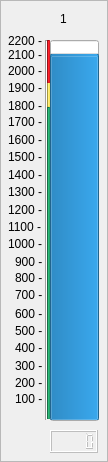
             <widget class="QFrame" name="frame_32">
              <property name="frameShape">
               <enum>QFrame::StyledPanel</enum>
              </property>
              <property name="frameShadow">
               <enum>QFrame::Raised</enum>
              </property>
              <widget class="QLCDNumber" name="lcdNumber_speed_bar">
               <property name="enabled">
                <bool>false</bool>
               </property>
               <property name="geometry">
                <rect>
                 <x>50</x>
                 <y>430</y>
                 <width>48</width>
                 <height>23</height>
                </rect>
               </property>
               <property name="sizePolicy">
                <sizepolicy hsizetype="Fixed" vsizetype="Minimum">
                 <horstretch>0</horstretch>
                 <verstretch>0</verstretch>
                </sizepolicy>
               </property>
               <property name="maximumSize">
                <size>
                 <width>48</width>
                 <height>16777215</height>
                </size>
               </property>
               <property name="layoutDirection">
                <enum>Qt::LeftToRight</enum>
               </property>
              </widget>
              <widget class="Line" name="line_27">
               <property name="geometry">
                <rect>
                 <x>47</x>
                 <y>107</y>
                 <width>3</width>
                 <height>312</height>
                </rect>
               </property>
               <property name="minimumSize">
                <size>
                 <width>0</width>
                 <height>0</height>
                </size>
               </property>
               <property name="maximumSize">
                <size>
                 <width>5</width>
                 <height>16777215</height>
                </size>
               </property>
               <property name="styleSheet">
                <string notr="true">background-color: rgb(38, 162, 105);</string>
               </property>
               <property name="orientation">
                <enum>Qt::Vertical</enum>
               </property>
              </widget>
              <widget class="QProgressBar" name="speed_bar">
               <property name="geometry">
                <rect>
                 <x>50</x>
                 <y>40</y>
                 <width>49</width>
                 <height>381</height>
                </rect>
               </property>
               <property name="styleSheet">
                <string notr="true"/>
               </property>
               <property name="maximum">
                <number>2200</number>
               </property>
               <property name="value">
                <number>2100</number>
               </property>
               <property name="textVisible">
                <bool>false</bool>
               </property>
               <property name="orientation">
                <enum>Qt::Vertical</enum>
               </property>
              </widget>
              <widget class="Line" name="line_28">
               <property name="geometry">
                <rect>
                 <x>45</x>
                 <y>40</y>
                 <width>2</width>
                 <height>380</height>
                </rect>
               </property>
               <property name="orientation">
                <enum>Qt::Vertical</enum>
               </property>
              </widget>
              <widget class="QLabel" name="label_100">
               <property name="geometry">
                <rect>
                 <x>15</x>
                 <y>391</y>
                 <width>28</width>
                 <height>16</height>
                </rect>
               </property>
               <property name="text">
                <string>100 -</string>
               </property>
              </widget>
              <widget class="QLabel" name="label_101">
               <property name="geometry">
                <rect>
                 <x>15</x>
                 <y>375</y>
                 <width>28</width>
                 <height>16</height>
                </rect>
               </property>
               <property name="text">
                <string>200 -</string>
               </property>
              </widget>
              <widget class="QLabel" name="label_102">
               <property name="geometry">
                <rect>
                 <x>15</x>
                 <y>358</y>
                 <width>28</width>
                 <height>16</height>
                </rect>
               </property>
               <property name="text">
                <string>300 -</string>
               </property>
              </widget>
              <widget class="QLabel" name="label_103">
               <property name="geometry">
                <rect>
                 <x>15</x>
                 <y>340</y>
                 <width>28</width>
                 <height>16</height>
                </rect>
               </property>
               <property name="text">
                <string>400 -</string>
               </property>
              </widget>
              <widget class="QLabel" name="label_104">
               <property name="geometry">
                <rect>
                 <x>15</x>
                 <y>323</y>
                 <width>28</width>
                 <height>16</height>
                </rect>
               </property>
               <property name="text">
                <string>500 -</string>
               </property>
              </widget>
              <widget class="QLabel" name="label_105">
               <property name="geometry">
                <rect>
                 <x>15</x>
                 <y>306</y>
                 <width>28</width>
                 <height>16</height>
                </rect>
               </property>
               <property name="text">
                <string>600 -</string>
               </property>
              </widget>
              <widget class="QLabel" name="label_106">
               <property name="geometry">
                <rect>
                 <x>15</x>
                 <y>287</y>
                 <width>28</width>
                 <height>16</height>
                </rect>
               </property>
               <property name="text">
                <string>700 -</string>
               </property>
              </widget>
              <widget class="QLabel" name="label_107">
               <property name="geometry">
                <rect>
                 <x>15</x>
                 <y>270</y>
                 <width>28</width>
                 <height>16</height>
                </rect>
               </property>
               <property name="text">
                <string>800 -</string>
               </property>
              </widget>
              <widget class="QLabel" name="label_147">
               <property name="geometry">
                <rect>
                 <x>15</x>
                 <y>254</y>
                 <width>28</width>
                 <height>16</height>
                </rect>
               </property>
               <property name="text">
                <string>900 -</string>
               </property>
              </widget>
              <widget class="QLabel" name="label_148">
               <property name="geometry">
                <rect>
                 <x>8</x>
                 <y>236</y>
                 <width>37</width>
                 <height>16</height>
                </rect>
               </property>
               <property name="text">
                <string>1000 -</string>
               </property>
              </widget>
              <widget class="QLabel" name="label_149">
               <property name="geometry">
                <rect>
                 <x>8</x>
                 <y>219</y>
                 <width>37</width>
                 <height>16</height>
                </rect>
               </property>
               <property name="text">
                <string>1100 -</string>
               </property>
              </widget>
              <widget class="QLabel" name="label_150">
               <property name="geometry">
                <rect>
                 <x>8</x>
                 <y>202</y>
                 <width>37</width>
                 <height>16</height>
                </rect>
               </property>
               <property name="text">
                <string>1200 -</string>
               </property>
              </widget>
              <widget class="QLabel" name="label_151">
               <property name="geometry">
                <rect>
                 <x>8</x>
                 <y>184</y>
                 <width>37</width>
                 <height>16</height>
                </rect>
               </property>
               <property name="text">
                <string>1300 -</string>
               </property>
              </widget>
              <widget class="QLabel" name="label_152">
               <property name="geometry">
                <rect>
                 <x>8</x>
                 <y>167</y>
                 <width>37</width>
                 <height>16</height>
                </rect>
               </property>
               <property name="text">
                <string>1400 -</string>
               </property>
              </widget>
              <widget class="QLabel" name="label_153">
               <property name="geometry">
                <rect>
                 <x>8</x>
                 <y>149</y>
                 <width>37</width>
                 <height>16</height>
                </rect>
               </property>
               <property name="text">
                <string>1500 -</string>
               </property>
              </widget>
              <widget class="QLabel" name="label_154">
               <property name="geometry">
                <rect>
                 <x>8</x>
                 <y>132</y>
                 <width>37</width>
                 <height>16</height>
                </rect>
               </property>
               <property name="text">
                <string>1600 -</string>
               </property>
              </widget>
              <widget class="QLabel" name="label_155">
               <property name="geometry">
                <rect>
                 <x>8</x>
                 <y>114</y>
                 <width>37</width>
                 <height>16</height>
                </rect>
               </property>
               <property name="text">
                <string>1700 -</string>
               </property>
              </widget>
              <widget class="QLabel" name="label_156">
               <property name="geometry">
                <rect>
                 <x>8</x>
                 <y>98</y>
                 <width>37</width>
                 <height>16</height>
                </rect>
               </property>
               <property name="text">
                <string>1800 -</string>
               </property>
              </widget>
              <widget class="QLabel" name="label_157">
               <property name="geometry">
                <rect>
                 <x>8</x>
                 <y>80</y>
                 <width>37</width>
                 <height>16</height>
                </rect>
               </property>
               <property name="text">
                <string>1900 -</string>
               </property>
              </widget>
              <widget class="QLabel" name="label_158">
               <property name="geometry">
                <rect>
                 <x>8</x>
                 <y>63</y>
                 <width>37</width>
                 <height>16</height>
                </rect>
               </property>
               <property name="text">
                <string>2000 -</string>
               </property>
              </widget>
              <widget class="QLabel" name="label_159">
               <property name="geometry">
                <rect>
                 <x>8</x>
                 <y>47</y>
                 <width>37</width>
                 <height>16</height>
                </rect>
               </property>
               <property name="text">
                <string>2100 -</string>
               </property>
              </widget>
              <widget class="QLabel" name="label_197">
               <property name="geometry">
                <rect>
                 <x>8</x>
                 <y>33</y>
                 <width>37</width>
                 <height>16</height>
                </rect>
               </property>
               <property name="text">
                <string>2200 -</string>
               </property>
              </widget>
              <widget class="Line" name="line_29">
               <property name="geometry">
                <rect>
                 <x>47</x>
                 <y>81</y>
                 <width>3</width>
                 <height>26</height>
                </rect>
               </property>
               <property name="minimumSize">
                <size>
                 <width>0</width>
                 <height>0</height>
                </size>
               </property>
               <property name="maximumSize">
                <size>
                 <width>5</width>
                 <height>16777215</height>
                </size>
               </property>
               <property name="styleSheet">
                <string notr="true">background-color: rgb(248, 228, 92);</string>
               </property>
               <property name="orientation">
                <enum>Qt::Vertical</enum>
               </property>
              </widget>
              <widget class="Line" name="line_30">
               <property name="geometry">
                <rect>
                 <x>47</x>
                 <y>40</y>
                 <width>3</width>
                 <height>43</height>
                </rect>
               </property>
               <property name="minimumSize">
                <size>
                 <width>0</width>
                 <height>0</height>
                </size>
               </property>
               <property name="maximumSize">
                <size>
                 <width>5</width>
                 <height>16777215</height>
                </size>
               </property>
               <property name="styleSheet">
                <string notr="true">background-color: rgb(224, 27, 36);</string>
               </property>
               <property name="orientation">
                <enum>Qt::Vertical</enum>
               </property>
              </widget>
              <widget class="QLabel" name="label_198">
               <property name="geometry">
                <rect>
                 <x>60</x>
                 <y>10</y>
                 <width>17</width>
                 <height>17</height>
                </rect>
               </property>
               <property name="text">
                <string>1</string>
               </property>
              </widget>
             </widget>
